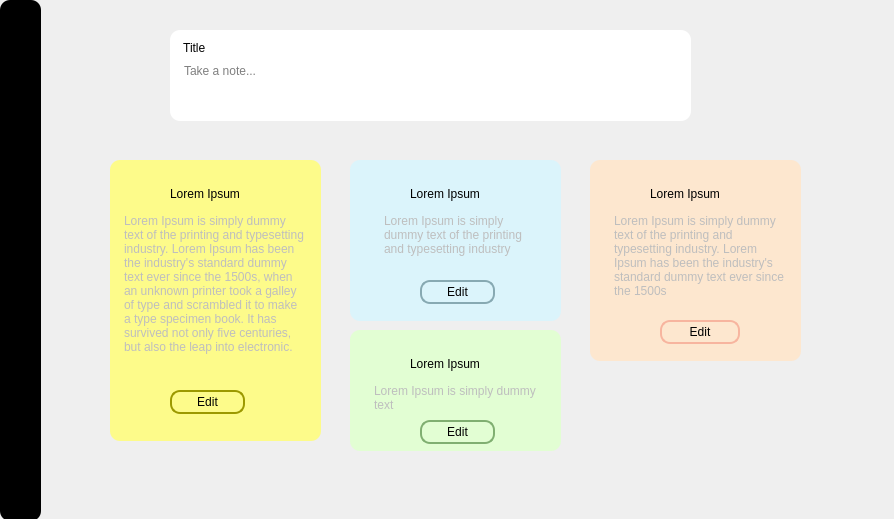
<?xml version="1.0" encoding="UTF-8"?>
<ui version="4.0">
 <class>Dialog</class>
 <widget class="QDialog" name="Dialog">
  <property name="geometry">
   <rect>
    <x>0</x>
    <y>0</y>
    <width>894</width>
    <height>519</height>
   </rect>
  </property>
  <property name="windowTitle">
   <string>Dialog</string>
  </property>
  <widget class="QFrame" name="frame_4">
   <property name="geometry">
    <rect>
     <x>590</x>
     <y>160</y>
     <width>211</width>
     <height>201</height>
    </rect>
   </property>
   <property name="styleSheet">
    <string notr="true">background-color: #FDE7CF;
border-radius: 10px;
</string>
   </property>
   <property name="frameShape">
    <enum>QFrame::StyledPanel</enum>
   </property>
   <property name="frameShadow">
    <enum>QFrame::Raised</enum>
   </property>
   <widget class="QLabel" name="label_17">
    <property name="geometry">
     <rect>
      <x>60</x>
      <y>20</y>
      <width>101</width>
      <height>41</height>
     </rect>
    </property>
    <property name="styleSheet">
     <string notr="true">font: 700 italic 12pt &quot;Arial&quot;;</string>
    </property>
    <property name="text">
     <string>Lorem Ipsum
</string>
    </property>
   </widget>
   <widget class="QLabel" name="label_18">
    <property name="geometry">
     <rect>
      <x>170</x>
      <y>0</y>
      <width>21</width>
      <height>21</height>
     </rect>
    </property>
    <property name="text">
     <string/>
    </property>
    <property name="pixmap">
     <pixmap>img/bookmark_FILL1_wght400_GRAD0_opsz48.png</pixmap>
    </property>
    <property name="scaledContents">
     <bool>true</bool>
    </property>
   </widget>
   <widget class="QPlainTextEdit" name="plainTextEdit_2">
    <property name="enabled">
     <bool>false</bool>
    </property>
    <property name="geometry">
     <rect>
      <x>20</x>
      <y>50</y>
      <width>180</width>
      <height>131</height>
     </rect>
    </property>
    <property name="styleSheet">
     <string notr="true"/>
    </property>
    <property name="plainText">
     <string>Lorem Ipsum is simply dummy text of the printing and typesetting industry. Lorem Ipsum has been the industry's standard dummy text ever since the 1500s
</string>
    </property>
   </widget>
   <widget class="QPushButton" name="btn_edit1">
    <property name="geometry">
     <rect>
      <x>70</x>
      <y>160</y>
      <width>80</width>
      <height>24</height>
     </rect>
    </property>
    <property name="cursor">
     <cursorShape>OpenHandCursor</cursorShape>
    </property>
    <property name="styleSheet">
     <string notr="true">font: 10pt &quot;Arial&quot;;
border:  2px solid #F7B59F;</string>
    </property>
    <property name="text">
     <string>Edit</string>
    </property>
   </widget>
  </widget>
  <widget class="QFrame" name="frame_5">
   <property name="geometry">
    <rect>
     <x>350</x>
     <y>330</y>
     <width>211</width>
     <height>121</height>
    </rect>
   </property>
   <property name="styleSheet">
    <string notr="true">background-color: #E2FED3;
border-radius: 10px;
</string>
   </property>
   <property name="frameShape">
    <enum>QFrame::StyledPanel</enum>
   </property>
   <property name="frameShadow">
    <enum>QFrame::Raised</enum>
   </property>
   <widget class="QLabel" name="label_19">
    <property name="geometry">
     <rect>
      <x>60</x>
      <y>20</y>
      <width>101</width>
      <height>41</height>
     </rect>
    </property>
    <property name="styleSheet">
     <string notr="true">font: 700 italic 12pt &quot;Arial&quot;;</string>
    </property>
    <property name="text">
     <string>Lorem Ipsum
</string>
    </property>
   </widget>
   <widget class="QLabel" name="label_20">
    <property name="geometry">
     <rect>
      <x>170</x>
      <y>0</y>
      <width>21</width>
      <height>21</height>
     </rect>
    </property>
    <property name="text">
     <string/>
    </property>
    <property name="pixmap">
     <pixmap>img/bookmark_FILL1_wght400_GRAD0_opsz48.png</pixmap>
    </property>
    <property name="scaledContents">
     <bool>true</bool>
    </property>
   </widget>
   <widget class="QPlainTextEdit" name="plainTextEdit_4">
    <property name="enabled">
     <bool>false</bool>
    </property>
    <property name="geometry">
     <rect>
      <x>20</x>
      <y>50</y>
      <width>181</width>
      <height>91</height>
     </rect>
    </property>
    <property name="styleSheet">
     <string notr="true"/>
    </property>
    <property name="plainText">
     <string>Lorem Ipsum is simply dummy text 
</string>
    </property>
   </widget>
   <widget class="QPushButton" name="btn_edit3">
    <property name="geometry">
     <rect>
      <x>70</x>
      <y>90</y>
      <width>75</width>
      <height>24</height>
     </rect>
    </property>
    <property name="cursor">
     <cursorShape>OpenHandCursor</cursorShape>
    </property>
    <property name="styleSheet">
     <string notr="true">font: 10pt &quot;Arial&quot;;
border:  2px solid #80AF71;</string>
    </property>
    <property name="text">
     <string>Edit</string>
    </property>
   </widget>
  </widget>
  <widget class="QFrame" name="frame_3">
   <property name="geometry">
    <rect>
     <x>350</x>
     <y>160</y>
     <width>211</width>
     <height>161</height>
    </rect>
   </property>
   <property name="styleSheet">
    <string notr="true">background-color: #DBF4FB;
border-radius: 10px;
</string>
   </property>
   <property name="frameShape">
    <enum>QFrame::StyledPanel</enum>
   </property>
   <property name="frameShadow">
    <enum>QFrame::Raised</enum>
   </property>
   <widget class="QLabel" name="label_15">
    <property name="geometry">
     <rect>
      <x>60</x>
      <y>20</y>
      <width>101</width>
      <height>41</height>
     </rect>
    </property>
    <property name="styleSheet">
     <string notr="true">font: 700 italic 12pt &quot;Arial&quot;;</string>
    </property>
    <property name="text">
     <string>Lorem Ipsum
</string>
    </property>
   </widget>
   <widget class="QLabel" name="label_16">
    <property name="geometry">
     <rect>
      <x>170</x>
      <y>0</y>
      <width>21</width>
      <height>21</height>
     </rect>
    </property>
    <property name="text">
     <string/>
    </property>
    <property name="pixmap">
     <pixmap>img/bookmark_FILL1_wght400_GRAD0_opsz48.png</pixmap>
    </property>
    <property name="scaledContents">
     <bool>true</bool>
    </property>
   </widget>
   <widget class="QPlainTextEdit" name="plainTextEdit_3">
    <property name="enabled">
     <bool>false</bool>
    </property>
    <property name="geometry">
     <rect>
      <x>30</x>
      <y>50</y>
      <width>161</width>
      <height>91</height>
     </rect>
    </property>
    <property name="styleSheet">
     <string notr="true"/>
    </property>
    <property name="plainText">
     <string>Lorem Ipsum is simply dummy text of the printing and typesetting industry
</string>
    </property>
   </widget>
   <widget class="QPushButton" name="btn_edit2">
    <property name="geometry">
     <rect>
      <x>70</x>
      <y>120</y>
      <width>75</width>
      <height>24</height>
     </rect>
    </property>
    <property name="cursor">
     <cursorShape>OpenHandCursor</cursorShape>
    </property>
    <property name="styleSheet">
     <string notr="true">font: 10pt &quot;Arial&quot;;
border:  2px solid #87A9B2;</string>
    </property>
    <property name="text">
     <string>Edit</string>
    </property>
   </widget>
  </widget>
  <widget class="QFrame" name="frame">
   <property name="geometry">
    <rect>
     <x>170</x>
     <y>30</y>
     <width>521</width>
     <height>91</height>
    </rect>
   </property>
   <property name="styleSheet">
    <string notr="true">background-color: #ffffff;
border-radius: 10px;</string>
   </property>
   <property name="frameShape">
    <enum>QFrame::StyledPanel</enum>
   </property>
   <property name="frameShadow">
    <enum>QFrame::Raised</enum>
   </property>
   <widget class="QLabel" name="label">
    <property name="geometry">
     <rect>
      <x>10</x>
      <y>10</y>
      <width>51</width>
      <height>16</height>
     </rect>
    </property>
    <property name="styleSheet">
     <string notr="true">font: 700 italic 10pt &quot;Arial&quot;;</string>
    </property>
    <property name="text">
     <string> Title</string>
    </property>
   </widget>
   <widget class="QTextEdit" name="textEdit">
    <property name="enabled">
     <bool>true</bool>
    </property>
    <property name="geometry">
     <rect>
      <x>10</x>
      <y>30</y>
      <width>441</width>
      <height>31</height>
     </rect>
    </property>
    <property name="styleSheet">
     <string notr="true">border: 2px;
</string>
    </property>
    <property name="placeholderText">
     <string>Take a note...</string>
    </property>
   </widget>
   <widget class="QLabel" name="label_2">
    <property name="geometry">
     <rect>
      <x>120</x>
      <y>60</y>
      <width>21</width>
      <height>21</height>
     </rect>
    </property>
    <property name="styleSheet">
     <string notr="true"/>
    </property>
    <property name="text">
     <string/>
    </property>
    <property name="pixmap">
     <pixmap>img/person_add_FILL1_wght400_GRAD0_opsz48.png</pixmap>
    </property>
    <property name="scaledContents">
     <bool>true</bool>
    </property>
   </widget>
   <widget class="QLabel" name="label_3">
    <property name="geometry">
     <rect>
      <x>160</x>
      <y>60</y>
      <width>21</width>
      <height>21</height>
     </rect>
    </property>
    <property name="styleSheet">
     <string notr="true"/>
    </property>
    <property name="text">
     <string/>
    </property>
    <property name="pixmap">
     <pixmap>img/palette_FILL1_wght400_GRAD0_opsz48.png</pixmap>
    </property>
    <property name="scaledContents">
     <bool>true</bool>
    </property>
   </widget>
   <widget class="QLabel" name="label_4">
    <property name="geometry">
     <rect>
      <x>200</x>
      <y>60</y>
      <width>21</width>
      <height>21</height>
     </rect>
    </property>
    <property name="text">
     <string/>
    </property>
    <property name="pixmap">
     <pixmap>img/image_FILL1_wght400_GRAD0_opsz48.png</pixmap>
    </property>
    <property name="scaledContents">
     <bool>true</bool>
    </property>
   </widget>
   <widget class="QLabel" name="label_5">
    <property name="geometry">
     <rect>
      <x>240</x>
      <y>60</y>
      <width>21</width>
      <height>21</height>
     </rect>
    </property>
    <property name="text">
     <string/>
    </property>
    <property name="pixmap">
     <pixmap>img/movie_FILL1_wght400_GRAD0_opsz48.png</pixmap>
    </property>
    <property name="scaledContents">
     <bool>true</bool>
    </property>
   </widget>
   <widget class="QLabel" name="label_6">
    <property name="geometry">
     <rect>
      <x>280</x>
      <y>60</y>
      <width>21</width>
      <height>21</height>
     </rect>
    </property>
    <property name="text">
     <string/>
    </property>
    <property name="pixmap">
     <pixmap>img/add_alert_FILL1_wght400_GRAD0_opsz48.png</pixmap>
    </property>
    <property name="scaledContents">
     <bool>true</bool>
    </property>
   </widget>
   <widget class="QLabel" name="label_7">
    <property name="geometry">
     <rect>
      <x>310</x>
      <y>60</y>
      <width>31</width>
      <height>21</height>
     </rect>
    </property>
    <property name="text">
     <string/>
    </property>
    <property name="pixmap">
     <pixmap>img/keyboard_voice_FILL1_wght400_GRAD0_opsz48.png</pixmap>
    </property>
    <property name="scaledContents">
     <bool>true</bool>
    </property>
   </widget>
   <widget class="QLabel" name="label_8">
    <property name="geometry">
     <rect>
      <x>350</x>
      <y>60</y>
      <width>21</width>
      <height>21</height>
     </rect>
    </property>
    <property name="text">
     <string/>
    </property>
    <property name="pixmap">
     <pixmap>img/attach_file_add_FILL1_wght400_GRAD0_opsz48.png</pixmap>
    </property>
    <property name="scaledContents">
     <bool>true</bool>
    </property>
   </widget>
   <widget class="QLabel" name="label_9">
    <property name="geometry">
     <rect>
      <x>380</x>
      <y>60</y>
      <width>16</width>
      <height>21</height>
     </rect>
    </property>
    <property name="text">
     <string/>
    </property>
    <property name="pixmap">
     <pixmap>img/more_vert_FILL1_wght400_GRAD0_opsz48.png</pixmap>
    </property>
    <property name="scaledContents">
     <bool>true</bool>
    </property>
   </widget>
   <widget class="QLabel" name="label_10">
    <property name="geometry">
     <rect>
      <x>490</x>
      <y>0</y>
      <width>21</width>
      <height>21</height>
     </rect>
    </property>
    <property name="text">
     <string/>
    </property>
    <property name="pixmap">
     <pixmap>img/bookmark_FILL1_wght400_GRAD0_opsz48.png</pixmap>
    </property>
    <property name="scaledContents">
     <bool>true</bool>
    </property>
   </widget>
  </widget>
  <widget class="QFrame" name="frame_2">
   <property name="geometry">
    <rect>
     <x>110</x>
     <y>160</y>
     <width>211</width>
     <height>281</height>
    </rect>
   </property>
   <property name="styleSheet">
    <string notr="true">background-color: #FDFB8A;
border-radius: 10px;</string>
   </property>
   <property name="frameShape">
    <enum>QFrame::StyledPanel</enum>
   </property>
   <property name="frameShadow">
    <enum>QFrame::Raised</enum>
   </property>
   <widget class="QLabel" name="label_11">
    <property name="geometry">
     <rect>
      <x>60</x>
      <y>20</y>
      <width>101</width>
      <height>41</height>
     </rect>
    </property>
    <property name="styleSheet">
     <string notr="true">font: 700 italic 12pt &quot;Arial&quot;;</string>
    </property>
    <property name="text">
     <string>Lorem Ipsum
</string>
    </property>
   </widget>
   <widget class="QLabel" name="label_12">
    <property name="geometry">
     <rect>
      <x>170</x>
      <y>0</y>
      <width>21</width>
      <height>21</height>
     </rect>
    </property>
    <property name="text">
     <string/>
    </property>
    <property name="pixmap">
     <pixmap>img/bookmark_FILL1_wght400_GRAD0_opsz48.png</pixmap>
    </property>
    <property name="scaledContents">
     <bool>true</bool>
    </property>
   </widget>
   <widget class="QPlainTextEdit" name="plainTextEdit">
    <property name="enabled">
     <bool>false</bool>
    </property>
    <property name="geometry">
     <rect>
      <x>10</x>
      <y>50</y>
      <width>191</width>
      <height>191</height>
     </rect>
    </property>
    <property name="styleSheet">
     <string notr="true"/>
    </property>
    <property name="plainText">
     <string>Lorem Ipsum is simply dummy text of the printing and typesetting industry. Lorem Ipsum has been the industry's standard dummy text ever since the 1500s, when an unknown printer took a galley of type and scrambled it to make a type specimen book. It has survived not only five centuries, but also the leap into electronic.</string>
    </property>
   </widget>
   <widget class="QPushButton" name="btn_edit4">
    <property name="geometry">
     <rect>
      <x>60</x>
      <y>230</y>
      <width>75</width>
      <height>24</height>
     </rect>
    </property>
    <property name="cursor">
     <cursorShape>OpenHandCursor</cursorShape>
    </property>
    <property name="styleSheet">
     <string notr="true">background-color: #FDFB8A;
font: 10pt &quot;Arial&quot;;
border:  2px solid #9C9900;</string>
    </property>
    <property name="text">
     <string>Edit</string>
    </property>
   </widget>
  </widget>
  <widget class="QFrame" name="frame_6">
   <property name="geometry">
    <rect>
     <x>0</x>
     <y>0</y>
     <width>41</width>
     <height>521</height>
    </rect>
   </property>
   <property name="styleSheet">
    <string notr="true">background-color: #000000;
border-radius: 10px;</string>
   </property>
   <property name="frameShape">
    <enum>QFrame::StyledPanel</enum>
   </property>
   <property name="frameShadow">
    <enum>QFrame::Raised</enum>
   </property>
   <widget class="QLabel" name="label_13">
    <property name="geometry">
     <rect>
      <x>10</x>
      <y>20</y>
      <width>21</width>
      <height>21</height>
     </rect>
    </property>
    <property name="text">
     <string/>
    </property>
    <property name="pixmap">
     <pixmap>img/spaces_-MWcLXaW6te9yNIG__kn_avatar-1616661413606.png</pixmap>
    </property>
    <property name="scaledContents">
     <bool>true</bool>
    </property>
   </widget>
   <widget class="QLabel" name="label_14">
    <property name="geometry">
     <rect>
      <x>10</x>
      <y>480</y>
      <width>21</width>
      <height>21</height>
     </rect>
    </property>
    <property name="text">
     <string/>
    </property>
    <property name="pixmap">
     <pixmap>img/icons8-setting-64.png</pixmap>
    </property>
    <property name="scaledContents">
     <bool>true</bool>
    </property>
   </widget>
   <widget class="QLabel" name="label_21">
    <property name="geometry">
     <rect>
      <x>10</x>
      <y>440</y>
      <width>21</width>
      <height>21</height>
     </rect>
    </property>
    <property name="text">
     <string/>
    </property>
    <property name="pixmap">
     <pixmap>img/icons8-trash-can-64.png</pixmap>
    </property>
    <property name="scaledContents">
     <bool>true</bool>
    </property>
   </widget>
   <widget class="QLabel" name="label_22">
    <property name="geometry">
     <rect>
      <x>10</x>
      <y>400</y>
      <width>21</width>
      <height>21</height>
     </rect>
    </property>
    <property name="text">
     <string/>
    </property>
    <property name="pixmap">
     <pixmap>img/icons8-archive-64.png</pixmap>
    </property>
    <property name="scaledContents">
     <bool>true</bool>
    </property>
   </widget>
  </widget>
 </widget>
 <resources/>
 <connections/>
</ui>
